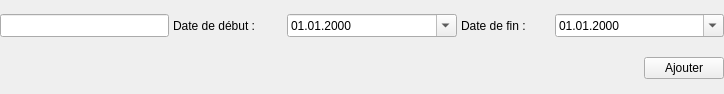
<?xml version="1.0" encoding="UTF-8"?>
<ui version="4.0">
 <class>VSemesterFill</class>
 <widget class="QWidget" name="VSemesterFill">
  <property name="geometry">
   <rect>
    <x>0</x>
    <y>0</y>
    <width>724</width>
    <height>94</height>
   </rect>
  </property>
  <property name="windowTitle">
   <string>Form</string>
  </property>
  <layout class="QVBoxLayout" name="verticalLayout_2">
   <property name="leftMargin">
    <number>0</number>
   </property>
   <property name="topMargin">
    <number>0</number>
   </property>
   <property name="rightMargin">
    <number>0</number>
   </property>
   <property name="bottomMargin">
    <number>0</number>
   </property>
   <item>
    <layout class="QHBoxLayout" name="horizontalLayout" stretch="0,0,0,0,0">
     <property name="spacing">
      <number>4</number>
     </property>
     <property name="leftMargin">
      <number>0</number>
     </property>
     <item>
      <widget class="QLineEdit" name="edtName">
       <property name="sizePolicy">
        <sizepolicy hsizetype="MinimumExpanding" vsizetype="Ignored">
         <horstretch>0</horstretch>
         <verstretch>0</verstretch>
        </sizepolicy>
       </property>
       <property name="minimumSize">
        <size>
         <width>0</width>
         <height>0</height>
        </size>
       </property>
       <property name="maximumSize">
        <size>
         <width>16777215</width>
         <height>16777215</height>
        </size>
       </property>
       <property name="layoutDirection">
        <enum>Qt::LeftToRight</enum>
       </property>
      </widget>
     </item>
     <item>
      <widget class="QLabel" name="lblStartDate">
       <property name="sizePolicy">
        <sizepolicy hsizetype="MinimumExpanding" vsizetype="Preferred">
         <horstretch>0</horstretch>
         <verstretch>0</verstretch>
        </sizepolicy>
       </property>
       <property name="maximumSize">
        <size>
         <width>110</width>
         <height>16777215</height>
        </size>
       </property>
       <property name="text">
        <string>Date de début : </string>
       </property>
      </widget>
     </item>
     <item>
      <widget class="QDateEdit" name="dteStart">
       <property name="sizePolicy">
        <sizepolicy hsizetype="MinimumExpanding" vsizetype="Fixed">
         <horstretch>0</horstretch>
         <verstretch>0</verstretch>
        </sizepolicy>
       </property>
       <property name="minimumSize">
        <size>
         <width>0</width>
         <height>0</height>
        </size>
       </property>
       <property name="maximumSize">
        <size>
         <width>16777215</width>
         <height>16777215</height>
        </size>
       </property>
       <property name="font">
        <font>
         <kerning>true</kerning>
        </font>
       </property>
       <property name="displayFormat">
        <string>dd.MM.yyyy</string>
       </property>
       <property name="calendarPopup">
        <bool>true</bool>
       </property>
      </widget>
     </item>
     <item>
      <widget class="QLabel" name="lblEndDate">
       <property name="sizePolicy">
        <sizepolicy hsizetype="MinimumExpanding" vsizetype="Preferred">
         <horstretch>0</horstretch>
         <verstretch>0</verstretch>
        </sizepolicy>
       </property>
       <property name="maximumSize">
        <size>
         <width>90</width>
         <height>16777215</height>
        </size>
       </property>
       <property name="text">
        <string>Date de fin : </string>
       </property>
      </widget>
     </item>
     <item>
      <widget class="QDateEdit" name="dteEnd">
       <property name="sizePolicy">
        <sizepolicy hsizetype="MinimumExpanding" vsizetype="Fixed">
         <horstretch>0</horstretch>
         <verstretch>0</verstretch>
        </sizepolicy>
       </property>
       <property name="minimumSize">
        <size>
         <width>0</width>
         <height>0</height>
        </size>
       </property>
       <property name="maximumSize">
        <size>
         <width>16777215</width>
         <height>16777215</height>
        </size>
       </property>
       <property name="displayFormat">
        <string>dd.MM.yyyy</string>
       </property>
       <property name="calendarPopup">
        <bool>true</bool>
       </property>
      </widget>
     </item>
    </layout>
   </item>
   <item>
    <layout class="QHBoxLayout" name="horizontalLayout2">
     <item>
      <spacer name="horizontalSpacer">
       <property name="orientation">
        <enum>Qt::Horizontal</enum>
       </property>
       <property name="sizeHint" stdset="0">
        <size>
         <width>40</width>
         <height>20</height>
        </size>
       </property>
      </spacer>
     </item>
     <item>
      <widget class="QPushButton" name="btnAdd">
       <property name="maximumSize">
        <size>
         <width>100</width>
         <height>16777215</height>
        </size>
       </property>
       <property name="text">
        <string>Ajouter</string>
       </property>
      </widget>
     </item>
    </layout>
   </item>
  </layout>
 </widget>
 <resources/>
 <connections/>
</ui>
